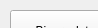
     <widget class="QWidget" name="page">
      <property name="geometry">
       <rect>
        <x>0</x>
        <y>0</y>
        <width>98</width>
        <height>28</height>
       </rect>
      </property>
      <attribute name="label">
       <string>CONVERT RGB TO YCbCr 4.4.4 :</string>
      </attribute>
      <widget class="QPushButton" name="cvt_hex_mif_3">
       <property name="geometry">
        <rect>
         <x>230</x>
         <y>70</y>
         <width>101</width>
         <height>41</height>
        </rect>
       </property>
       <property name="toolTip">
        <string>Convert ycbcr to hexadecimal format .mif file</string>
       </property>
       <property name="text">
        <string> Hex.mif</string>
       </property>
       <property name="icon">
        <iconset resource="icons.qrc">
         <normaloff>:/icons/icons/document-add-icon.png</normaloff>:/icons/icons/document-add-icon.png</iconset>
       </property>
       <property name="iconSize">
        <size>
         <width>25</width>
         <height>25</height>
        </size>
       </property>
      </widget>
      <widget class="QPushButton" name="cvt_bn_3">
       <property name="geometry">
        <rect>
         <x>10</x>
         <y>10</y>
         <width>101</width>
         <height>41</height>
        </rect>
       </property>
       <property name="toolTip">
        <string>Convert ycbcr to binary format .dat file</string>
       </property>
       <property name="text">
        <string> Binary.dat</string>
       </property>
       <property name="icon">
        <iconset resource="icons.qrc">
         <normaloff>:/icons/icons/document-add-icon.png</normaloff>:/icons/icons/document-add-icon.png</iconset>
       </property>
       <property name="iconSize">
        <size>
         <width>25</width>
         <height>25</height>
        </size>
       </property>
      </widget>
      <widget class="Line" name="line_7">
       <property name="geometry">
        <rect>
         <x>10</x>
         <y>50</y>
         <width>331</width>
         <height>16</height>
        </rect>
       </property>
       <property name="orientation">
        <enum>Qt::Horizontal</enum>
       </property>
      </widget>
      <widget class="QPushButton" name="cvt_hexa_3">
       <property name="geometry">
        <rect>
         <x>10</x>
         <y>70</y>
         <width>101</width>
         <height>41</height>
        </rect>
       </property>
       <property name="toolTip">
        <string>Convert ycbcr to hexadecimal format .dat file</string>
       </property>
       <property name="text">
        <string>Hex.dat</string>
       </property>
       <property name="icon">
        <iconset resource="icons.qrc">
         <normaloff>:/icons/icons/document-add-icon.png</normaloff>:/icons/icons/document-add-icon.png</iconset>
       </property>
       <property name="iconSize">
        <size>
         <width>25</width>
         <height>25</height>
        </size>
       </property>
      </widget>
      <widget class="QPushButton" name="cvt_bn_mif_3">
       <property name="geometry">
        <rect>
         <x>230</x>
         <y>10</y>
         <width>101</width>
         <height>41</height>
        </rect>
       </property>
       <property name="toolTip">
        <string>Convert ycbcr to binary format .mif file</string>
       </property>
       <property name="text">
        <string>Binary.mif</string>
       </property>
       <property name="icon">
        <iconset resource="icons.qrc">
         <normaloff>:/icons/icons/document-add-icon.png</normaloff>:/icons/icons/document-add-icon.png</iconset>
       </property>
       <property name="iconSize">
        <size>
         <width>25</width>
         <height>25</height>
        </size>
       </property>
      </widget>
      <widget class="QPushButton" name="cvt_hexa_coe_3">
       <property name="geometry">
        <rect>
         <x>120</x>
         <y>70</y>
         <width>101</width>
         <height>41</height>
        </rect>
       </property>
       <property name="toolTip">
        <string>Convert ycbcr to hexadecimal format .coe file</string>
       </property>
       <property name="text">
        <string>Hex.coe</string>
       </property>
       <property name="icon">
        <iconset resource="icons.qrc">
         <normaloff>:/icons/icons/document-add-icon.png</normaloff>:/icons/icons/document-add-icon.png</iconset>
       </property>
       <property name="iconSize">
        <size>
         <width>25</width>
         <height>25</height>
        </size>
       </property>
      </widget>
      <widget class="QPushButton" name="cvt_bn_coe_3">
       <property name="geometry">
        <rect>
         <x>120</x>
         <y>10</y>
         <width>101</width>
         <height>41</height>
        </rect>
       </property>
       <property name="toolTip">
        <string>Convert ycbcr to binary format .coe file</string>
       </property>
       <property name="text">
        <string> Binary.coe</string>
       </property>
       <property name="icon">
        <iconset resource="icons.qrc">
         <normaloff>:/icons/icons/document-add-icon.png</normaloff>:/icons/icons/document-add-icon.png</iconset>
       </property>
       <property name="iconSize">
        <size>
         <width>25</width>
         <height>25</height>
        </size>
       </property>
      </widget>
      <widget class="QPushButton" name="hex_zero_btn_mif_3">
       <property name="geometry">
        <rect>
         <x>230</x>
         <y>310</y>
         <width>101</width>
         <height>41</height>
        </rect>
       </property>
       <property name="toolTip">
        <string>get filled with zeros from the last line to the added line</string>
       </property>
       <property name="text">
        <string>hexa.mif</string>
       </property>
       <property name="icon">
        <iconset resource="icons.qrc">
         <normaloff>:/icons/icons/document-add-icon.png</normaloff>:/icons/icons/document-add-icon.png</iconset>
       </property>
       <property name="iconSize">
        <size>
         <width>25</width>
         <height>25</height>
        </size>
       </property>
      </widget>
      <widget class="Line" name="line_9">
       <property name="geometry">
        <rect>
         <x>-10</x>
         <y>125</y>
         <width>361</width>
         <height>21</height>
        </rect>
       </property>
       <property name="lineWidth">
        <number>3</number>
       </property>
       <property name="orientation">
        <enum>Qt::Horizontal</enum>
       </property>
      </widget>
      <widget class="QLineEdit" name="set_row_3">
       <property name="geometry">
        <rect>
         <x>10</x>
         <y>210</y>
         <width>321</width>
         <height>31</height>
        </rect>
       </property>
      </widget>
      <widget class="QLabel" name="label_17">
       <property name="geometry">
        <rect>
         <x>10</x>
         <y>180</y>
         <width>321</width>
         <height>31</height>
        </rect>
       </property>
       <property name="font">
        <font>
         <pointsize>13</pointsize>
        </font>
       </property>
       <property name="frameShape">
        <enum>QFrame::Box</enum>
       </property>
       <property name="text">
        <string>How Many Row Get Filled with Zeros :</string>
       </property>
      </widget>
      <widget class="QPushButton" name="bin_zero_btn_mif_3">
       <property name="geometry">
        <rect>
         <x>230</x>
         <y>250</y>
         <width>101</width>
         <height>41</height>
        </rect>
       </property>
       <property name="toolTip">
        <string>get filled with zeros from the last line to the added line</string>
       </property>
       <property name="text">
        <string>binary.mif</string>
       </property>
       <property name="icon">
        <iconset resource="icons.qrc">
         <normaloff>:/icons/icons/document-add-icon.png</normaloff>:/icons/icons/document-add-icon.png</iconset>
       </property>
       <property name="iconSize">
        <size>
         <width>25</width>
         <height>25</height>
        </size>
       </property>
      </widget>
      <widget class="QLabel" name="label_18">
       <property name="geometry">
        <rect>
         <x>10</x>
         <y>150</y>
         <width>311</width>
         <height>21</height>
        </rect>
       </property>
       <property name="text">
        <string>FILL IN WITH ZEROS : </string>
       </property>
      </widget>
      <widget class="QPushButton" name="bin_zero_btn_3">
       <property name="geometry">
        <rect>
         <x>10</x>
         <y>250</y>
         <width>101</width>
         <height>41</height>
        </rect>
       </property>
       <property name="toolTip">
        <string>get filled with zeros from the last line to the added line</string>
       </property>
       <property name="text">
        <string>binary.dat</string>
       </property>
       <property name="icon">
        <iconset resource="icons.qrc">
         <normaloff>:/icons/icons/document-add-icon.png</normaloff>:/icons/icons/document-add-icon.png</iconset>
       </property>
       <property name="iconSize">
        <size>
         <width>25</width>
         <height>25</height>
        </size>
       </property>
      </widget>
      <widget class="Line" name="line_10">
       <property name="geometry">
        <rect>
         <x>0</x>
         <y>290</y>
         <width>331</width>
         <height>16</height>
        </rect>
       </property>
       <property name="orientation">
        <enum>Qt::Horizontal</enum>
       </property>
      </widget>
      <widget class="QPushButton" name="hex_zero_btn_3">
       <property name="geometry">
        <rect>
         <x>10</x>
         <y>310</y>
         <width>101</width>
         <height>41</height>
        </rect>
       </property>
       <property name="toolTip">
        <string>get filled with zeros from the last line to the added line</string>
       </property>
       <property name="text">
        <string>hexa.dat</string>
       </property>
       <property name="icon">
        <iconset resource="icons.qrc">
         <normaloff>:/icons/icons/document-add-icon.png</normaloff>:/icons/icons/document-add-icon.png</iconset>
       </property>
       <property name="iconSize">
        <size>
         <width>25</width>
         <height>25</height>
        </size>
       </property>
      </widget>
      <widget class="QPushButton" name="bin_zero_btn_coe_3">
       <property name="geometry">
        <rect>
         <x>120</x>
         <y>250</y>
         <width>101</width>
         <height>41</height>
        </rect>
       </property>
       <property name="toolTip">
        <string>get filled with zeros from the last line to the added line</string>
       </property>
       <property name="text">
        <string>binary.coe</string>
       </property>
       <property name="icon">
        <iconset resource="icons.qrc">
         <normaloff>:/icons/icons/document-add-icon.png</normaloff>:/icons/icons/document-add-icon.png</iconset>
       </property>
       <property name="iconSize">
        <size>
         <width>25</width>
         <height>25</height>
        </size>
       </property>
      </widget>
      <widget class="QPushButton" name="hex_zero_btn_coe_3">
       <property name="geometry">
        <rect>
         <x>120</x>
         <y>310</y>
         <width>101</width>
         <height>41</height>
        </rect>
       </property>
       <property name="toolTip">
        <string>get filled with zeros from the last line to the added line</string>
       </property>
       <property name="text">
        <string>hexa.coe</string>
       </property>
       <property name="icon">
        <iconset resource="icons.qrc">
         <normaloff>:/icons/icons/document-add-icon.png</normaloff>:/icons/icons/document-add-icon.png</iconset>
       </property>
       <property name="iconSize">
        <size>
         <width>25</width>
         <height>25</height>
        </size>
       </property>
      </widget>
     </widget>
